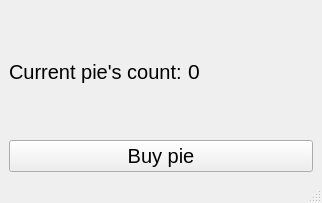
<?xml version="1.0" encoding="UTF-8"?>
<ui version="4.0">
 <class>MainWindow</class>
 <widget class="QMainWindow" name="MainWindow">
  <property name="geometry">
   <rect>
    <x>0</x>
    <y>0</y>
    <width>322</width>
    <height>203</height>
   </rect>
  </property>
  <property name="windowTitle">
   <string>MainWindow</string>
  </property>
  <widget class="QWidget" name="centralwidget">
   <layout class="QVBoxLayout" name="verticalLayout_2">
    <item>
     <layout class="QVBoxLayout" name="verticalLayout">
      <item>
       <layout class="QHBoxLayout" name="horizontalLayout">
        <item>
         <widget class="QLabel" name="label">
          <property name="font">
           <font>
            <pointsize>15</pointsize>
           </font>
          </property>
          <property name="text">
           <string>Current pie's count:</string>
          </property>
         </widget>
        </item>
        <item>
         <widget class="QLabel" name="label_2">
          <property name="font">
           <font>
            <pointsize>16</pointsize>
           </font>
          </property>
          <property name="text">
           <string>0</string>
          </property>
         </widget>
        </item>
       </layout>
      </item>
      <item>
       <widget class="QPushButton" name="pushButton">
        <property name="font">
         <font>
          <pointsize>15</pointsize>
         </font>
        </property>
        <property name="text">
         <string>Buy pie</string>
        </property>
       </widget>
      </item>
     </layout>
    </item>
   </layout>
  </widget>
  <widget class="QMenuBar" name="menubar">
   <property name="geometry">
    <rect>
     <x>0</x>
     <y>0</y>
     <width>322</width>
     <height>20</height>
    </rect>
   </property>
  </widget>
  <widget class="QStatusBar" name="statusbar"/>
 </widget>
 <resources/>
 <connections/>
</ui>
